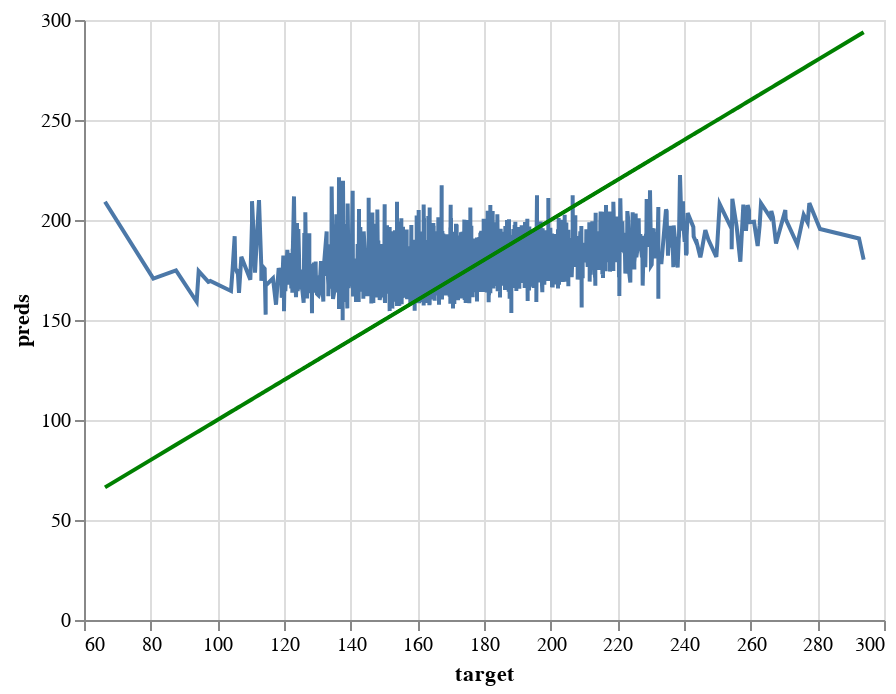

Notebook code for this chart:
### Code cell
perfect = alt.Chart(pd.DataFrame({'target': y_train, 'preds': y_train})).mark_line(color='green').encode(
    x='target',
    y='preds'
)

pred_chart = alt.Chart(pd.DataFrame({'target': y_train, 'preds': y_preds_train})).mark_line().encode(
    x='target',
    y='preds'
  )

pred_chart + perfect

### Figure 1 — Vega-Lite specification as saved in the notebook (floating-point values rounded to 4 significant figures; data arrays with more than 128 entries replaced by an {"elided": "..."} marker saying what was removed)
{"config": {"view": {"continuousWidth": 400, "continuousHeight": 300}}, "layer": [{"data": {"name": "data-587bae4c0805f55513ce5408fc52c03b"}, "mark": "line", "encoding": {"x": {"field": "target", "type": "quantitative"}, "y": {"field": "preds", "type": "quantitative"}}}, {"data": {"name": "data-1dbbaef775c1b9472b27966e6eacf94c"}, "mark": {"type": "line", "color": "green"}, "encoding": {"x": {"field": "target", "type": "quantitative"}, "y": {"field": "preds", "type": "quantitative"}}}], "$schema": "https://vega.github.io/schema/vega-lite/v4.17.0.json", "datasets": {"data-587bae4c0805f55513ce5408fc52c03b": {"elided": "2438 records"}, "data-1dbbaef775c1b9472b27966e6eacf94c": {"elided": "2438 records"}}}
